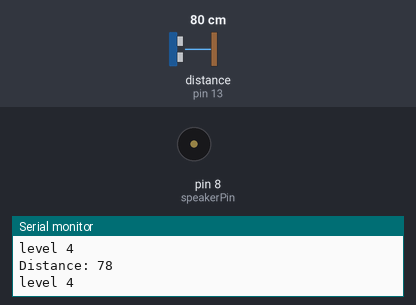
A sketch run on a simulated Arduino Uno, built with avr-gcc and run on an emulated ATmega328P. Shown: buzzer (waves = sounding), the last lines printed to the serial monitor. Wiring (inferred from the names in the program): ultrasonic range finder: trigger pin 11; echo pin 13. The inputs (shaded band) are chosen by the test bench; at power-on: distance to the obstacle (sensor on pin 13) 80 cm. The echo pulse lasts 58.3 µs per cm.

Above: at 1.8 s.
1.9 s: distance to the obstacle (sensor on pin 13) set to 87 cm
5.4 s: distance to the obstacle (sensor on pin 13) set to 95 cm
At 6.0 s:
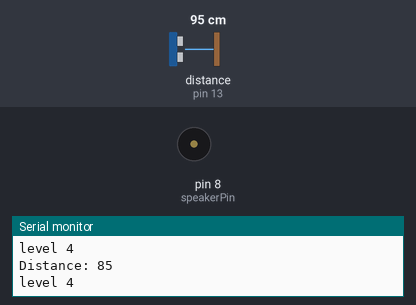
9.5 s: distance to the obstacle (sensor on pin 13) set to 60 cm
At 13.1 s:
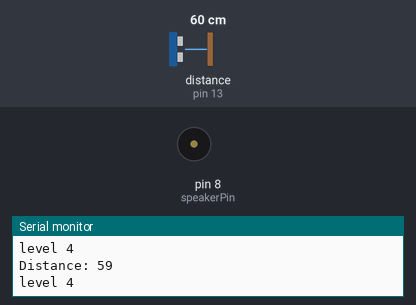
13.2 s: distance to the obstacle (sensor on pin 13) set to 250 cm
At 14.0 s:
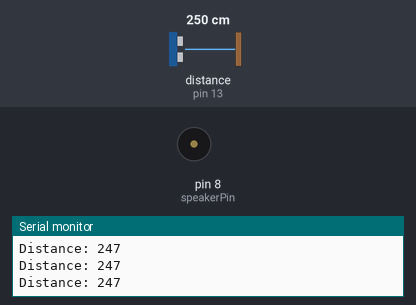
Timing chart, 0 to 15.7 s (numbered marks = the images above; inputs shaded):
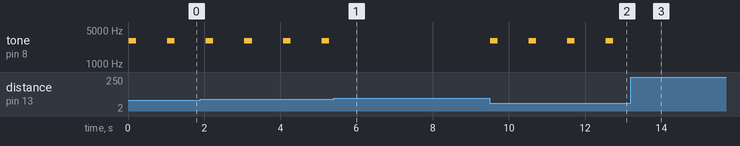

The sketch:

Final_CodeV2_Demo.ino
```cpp
// defines pins numbers
const int trigPin = 11;//Input
const int echoPin = 13;//Output
const int speakerPin = 8;
const int thresholdDist = 178 / 2;
const int maxDelay = 1500;
const int freq = 3000;
long duration;
int distance;

void setup() {
  pinMode(trigPin, OUTPUT); // Sets the trigPin as an Output
  pinMode(echoPin, INPUT); // Sets the echoPin as an Input
  Serial.begin(9600); // Starts the serial communication
}

void loop()
{
  // Clears the trigPin
  digitalWrite(trigPin, LOW);
  delayMicroseconds(500000);

  digitalWrite(trigPin, HIGH);
  delayMicroseconds(10);
  digitalWrite(trigPin, LOW);

  duration = pulseIn(echoPin, HIGH);
  distance = duration * 0.034 / 2;

  // Prints the distance on the Serial Monitor
  Serial.print("Distance: ");
  Serial.println(distance);

  if(distance < thresholdDist * 0.125)
  {
    Serial.println("level 1");
    tone(speakerPin,freq,200);
    delay(10);
  }
  else if(distance < thresholdDist * 0.25)
  {
    Serial.println("level 2");
    tone(speakerPin,freq,200);
    delay(200);
  }
  else if(distance < thresholdDist * 0.5)
  {
    Serial.println("level 3");
    tone(speakerPin,freq,200);
    delay(700);
  }
  else if(distance < thresholdDist)
  {
    Serial.println("level 4");
    tone(speakerPin,freq,200);
    delay(1000);
  }

}
```

Measured:
- the behaviour switches between 90 and 91 cm on distance to the obstacle (sensor on pin 13) (found by bisection; images 0 and 1)
- after the input at 5.4 s, tone on pin 8 (speakerPin): stops changing and stays silent
- after the input at 9.5 s, tone on pin 8 (speakerPin): alternates 3000 Hz for 0.20 s and silent for 0.81 s, starting at once
- after the input at 13.2 s, tone on pin 8 (speakerPin): stops changing and stays silent
- by itself, tone on pin 8 (speakerPin): alternates 3000 Hz for 0.20 s and silent for 0.81 s
